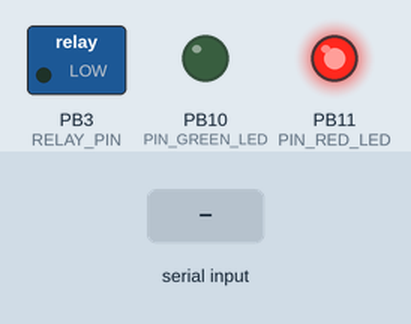
This sketch was run on a simulated STM32 Blue Pill. Shown: switched loads named in the sketch (green lamp = pin HIGH), output pins drawn as LEDs (lit = HIGH). The test bench sets the inputs (shaded band).

Above: at 1.2 s.
1.3 s: "green" received over the second serial link
At 3.5 s:
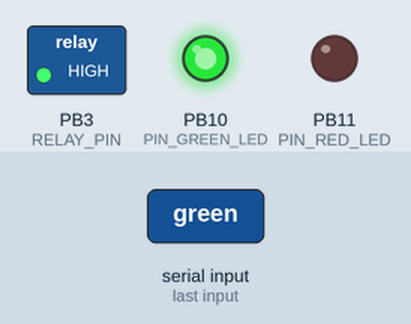
3.8 s: "red" received over the second serial link
At 5.4 s:
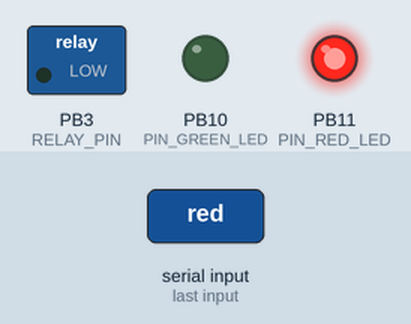
Timing chart, 0 to 6.9 s (numbered marks = the images above; inputs shaded):
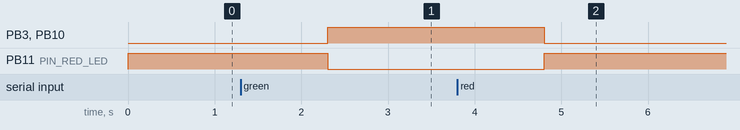

The sketch:

modbus_flaw_detector.ino
```cpp
#include <SoftwareSerial.h>
#include <HardwareSerial.h>
#include "src/ModbusMaster.h"


#define TX_PIN PA9
#define RX_PIN PA10

#define RELAY_PIN PB3

#define PIN_RED_LED PB11
#define PIN_GREEN_LED PB10


SoftwareSerial mySerial(RX_PIN, TX_PIN);

void setup() {
  mySerial.begin(9600);

  pinMode(PIN_RED_LED, OUTPUT);
  pinMode(PIN_GREEN_LED, OUTPUT);

  pinMode(RELAY_PIN, OUTPUT);
  digitalWrite(RELAY_PIN, LOW);

  digitalWrite(PIN_RED_LED, HIGH);
  digitalWrite(PIN_GREEN_LED, LOW);
}


void loop() {
  if (mySerial.available() > 0) {
    String signalstr = mySerial.readString();
    signalstr.trim();

    if (signalstr == "red") {
      digitalWrite(PIN_RED_LED, HIGH);
      digitalWrite(PIN_GREEN_LED, LOW);
      digitalWrite(RELAY_PIN, LOW);
      mySerial.println("ONLINE: " + String(signalstr));
    }
    else if (signalstr == "green"){
      digitalWrite(PIN_RED_LED, LOW);
      digitalWrite(PIN_GREEN_LED, HIGH);
      digitalWrite(RELAY_PIN, HIGH);
      mySerial.println("ONLINE: " + String(signalstr));
    }
    else{
      mySerial.println(String("UNKNOWN COMMAND: ") + String(signalstr));
    }
  }
}
```

Measured:
- after the input at 1.3 s, PB3 (RELAY_PIN), PB10 (PIN_GREEN_LED): LOW → HIGH after 1.0 s; PB11 (PIN_RED_LED): HIGH → LOW after 1.0 s
- after the input at 3.8 s, PB3 (RELAY_PIN), PB10 (PIN_GREEN_LED): HIGH → LOW after 1.0 s; PB11 (PIN_RED_LED): LOW → HIGH after 1.0 s
